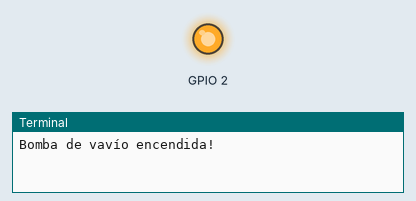
A program run on a simulated Raspberry Pi (BCM pin numbers). Shown: output pins drawn as LEDs (lit = HIGH), the last lines printed to the terminal.

Above: at 5.0 s.
At 15.0 s:
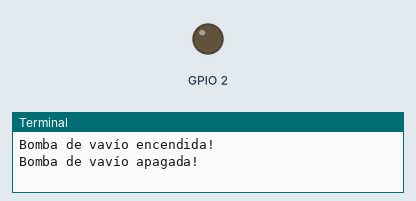
Timing chart, 0 to 26.0 s (numbered marks = the images above):
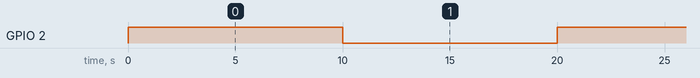

Measured:
- by itself, GPIO 2: alternates HIGH for 10.0 s and LOW for 10.0 s

The program:

bomba_vacio.py
```python
import RPi.GPIO as GPIO
import time

GPIO.setmode(GPIO.BCM)
GPIO.setup(2,GPIO.OUT)

while True:
    print("Bomba de vavío encendida!")
    GPIO.output(2,GPIO.HIGH)
    time.sleep(10)
    print("Bomba de vavío apagada!")
    GPIO.output(2,GPIO.LOW)
    time.sleep(10)
```
